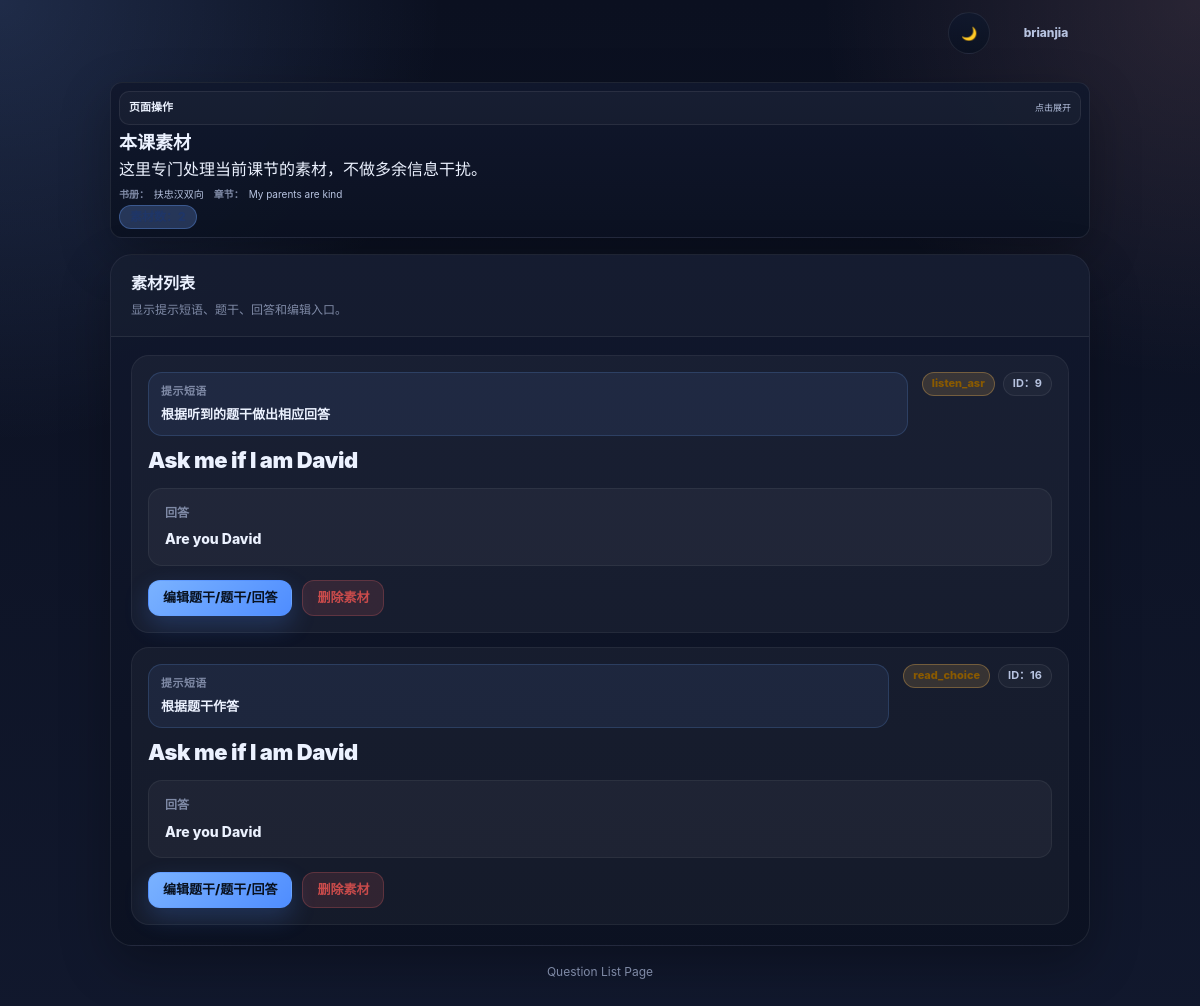
Page /lesson/1/questions/ (signed in) on the committed database.
### app/train/models.py (models this page shows, shortened)
class Book(models.Model):
    owner = models.ForeignKey(User, on_delete=models.CASCADE)
    title = models.CharField(max_length=200)
    description = models.TextField(blank=True)

class Lesson(models.Model):
    book = models.ForeignKey(Book, on_delete=models.CASCADE)
    title = models.CharField(max_length=200)
    order = models.IntegerField(default=0)
    class Meta:
        ordering = ["order", "id"]

class Question(models.Model):
    lesson = models.ForeignKey(
        Lesson,
        on_delete=models.CASCADE,
        null=True,
        blank=True
    )
    prompt_text = models.TextField()
    answer_text = models.TextField()
    audio_url = models.URLField(blank=True, null=True)

### app/train/views/train_views.py (the view)
# urls.py: path("lesson/<int:lesson_id>/questions/", lesson_question_list, name="lesson-question-list"),
@login_required
def lesson_question_list(request, lesson_id):
    lesson = get_object_or_404(
        Lesson,
        id=lesson_id,
        book__owner=request.user
    )
    questions = list(
        Question.objects.filter(
            lesson=lesson
        ).order_by("id")
    )
    for question in questions:
        training = question.training_items.order_by("id").first()
        question.display_qtype = training.item_type if training else ""
        question.display_instruction = (
            (training.instruction_text or "").strip()
            if training else ""
        )
        question.display_source_text = (
            (training.source_text or question.prompt_text or "").strip()
            if training else (question.prompt_text or "").strip()
        )
        question.display_target_answer = (
            (training.target_answer or question.answer_text or "").strip()
            if training else (question.answer_text or "").strip()
        )
    return render(request, "train/question_list.html", {
        "lesson": lesson,
        "book": lesson.book,
        "questions": questions,
        "head_actions": [
            {"label": "← 返回训练", "url": reverse("lesson-train", args=[lesson.id])},
            {"label": "返回章节页", "url": reverse("book-detail", args=[lesson.book.id])},
            {"label": "新增素材", "url": f"{reverse('builder-page')}?lesson_id={lesson.id}"},
        ],
        "head_meta": [
            {"label": "书册：", "text": lesson.book.title},
            {"label": "章节：", "text": lesson.title},
        ],
        "head_chips": [
            {"kind": "primary", "text": f"素材数：{len(questions)}"},
        ],
    })

### app/train/templates/train/question_list.html (shortened to what this page needs)
{% extends "train/base_train.html" %}
{% block content %}
{% firstof lesson.book.title book.title "未命名书册" as book_title %}
{% firstof lesson.title "未命名章节" as lesson_title %}
<div class="page">
    <div class="shell">
        {% include "train/includes/page_head.html" with head_type="materials" head_actions=head_actions head_actions_collapsed=True head_actions_title="页面操作" head_title="本课素材" head_desc="这里专门处理当前课节的素材，不做多余信息干扰。" head_meta=head_meta head_chips=head_chips %}
        <section class="list-card">
            <div class="card-header">
                <h2 class="card-title">素材列表</h2>
                <div class="card-subtitle">显示提示短语、题干、回答和编辑入口。</div>
            </div>
            <div class="card-body">
                {% if questions %}
                    <div class="question-list">
                        {% for question in questions %}
                            {% firstof question.display_instruction "" as instruction_text %}
                            {% firstof question.display_source_text question.prompt_text question.question_text question.question "未命名题目" as question_prompt %}
                            {% firstof question.display_target_answer question.answer_text question.answer "暂无答案" as answer_text %}
                            {% firstof question.display_qtype "未分类" as qtype %}
                            <article class="question-item">
                                <div class="question-top">
                                    <div class="question-main">
                                        {% if instruction_text %}
                                            <div class="instruction-box">
                                                <div class="instruction-label">提示短语</div>
                                                <div class="instruction-value">{{ instruction_text }}</div>
                                            </div>
                                        {% endif %}
                                        <h3 class="question-title">{{ question_prompt }}</h3>
                                    </div>
                                    <div class="question-meta">
                                        <span class="chip warning">{{ qtype }}</span>
                                        <span class="chip">ID：{{ question.id }}</span>
                                    </div>
                                </div>
                                <div class="answer-box">
                                    <div class="answer-label">回答</div>
                                    <div class="answer-value">{{ answer_text }}</div>
                                </div>
                                <div class="actions">
                                    <a href="{% url 'question-edit' question.id %}?next={{ request.path }}" class="primary-btn">编辑题干/题干/回答</a>
                                    <form
                                        method="post"
                                        action="{% url 'question-delete' question.id %}?next={{ request.path }}"
                                        class="inline-form"
                                        onsubmit="return confirm('确定删除这条素材吗？删除后将无法恢复。');"
                                    >
                                        <button type="submit" class="danger-btn">删除素材</button>
                                    </form>
                                </div>
                            </article>
                        {% endfor %}
                    </div>
                {% else %}
                    <div class="empty-card">
                        <div class="empty-title">还没有素材</div>
                        <div>先新增第一条素材，再回到训练页继续处理。</div>
                    </div>
                {% endif %}
            </div>
        </section>
        <div class="footer-note">Question List Page</div>
    </div>
</div>
{% endblock %}

### app/train/templates/train/base_train.html (shortened to what this page needs)
{% load static %}
<!DOCTYPE html>
<html lang="zh-CN" data-theme="dark">
<head>
    <link rel="stylesheet" href="{% static 'train/css/theme.css' %}">
</head>
<body class="train-body {% block body_class %}{% endblock %}">
    {% block global_theme_switch %}
    <div class="global-utility-bar">
        <div class="global-theme-switch">
            <button id="themeToggleBtn" aria-label="切换页面风格" title="切换页面风格">
            </button>
        </div>
        {% if request.user.is_authenticated %}
        <details class="user-menu global-user-menu">
            <summary class="user-pill">{{ request.user.username }}</summary>
        </details>
        {% endif %}
    </div>
    {% endblock %}
    {% block content %}{% endblock %}
</body>
</html>

### app/train/templates/train/includes/page_head.html (shortened to what this page needs)
<section class="page-head page-head--{{ head_type|default:'default' }}">
    {% if head_actions %}
        {% if head_actions_collapsed %}
            <details class="page-head__actions-fold">
                <summary class="page-head__actions-summary">
                    <span class="page-head__actions-title">{{ head_actions_title|default:"页面操作" }}</span>
                    <span class="page-head__actions-hint">点击展开</span>
                </summary>
            </details>
        {% else %}
            <div class="page-head__actions-inline">
                {% for action in head_actions %}
                    <a href="{{ action.url }}" class="page-head__action-link">{{ action.label }}</a>
                {% endfor %}
            </div>
        {% endif %}
    {% endif %}
    <div class="page-head__main">
        <h1 class="page-head__title">{{ head_title }}</h1>
        {% if head_desc %}
            <div class="page-head__desc">{{ head_desc }}</div>
        {% endif %}
        {% if head_meta %}
            <div class="page-head__meta">
                {% for item in head_meta %}
                    <span class="page-head__meta-item">
                        {% if item.label %}<strong>{{ item.label }}</strong>{% endif %}
                        {{ item.text }}
                    </span>
                {% endfor %}
            </div>
        {% endif %}
        {% if head_chips %}
            <div class="page-head__chips">
                {% for chip in head_chips %}
                    <span
                        class="page-head__chip page-head__chip--{{ chip.kind|default:'neutral' }}"
                    >
                    </span>
                {% endfor %}
            </div>
        {% endif %}
    </div>
</section>

### app/train/templates/train/question_list.html (style rules this page uses)
.page { width: min(var(--max-width), calc(100% - 32px)); margin: 28px auto 48px; }
.shell { display: flex; flex-direction: column; gap: 16px; }
.list-card { background: linear-gradient(180deg, var(--panel), var(--panel-2)); border: 1px solid var(--border); border-radius: var(--radius-xl); box-shadow: var(--shadow); overflow: hidden; }
.card-header { padding: 16px 20px; border-bottom: 1px solid var(--border); background: rgba(255, 255, 255, 0.02); }
.card-title { margin: 0; font-size: 16px; font-weight: 900; color: var(--text); }
.card-subtitle { margin-top: 4px; font-size: 12px; color: var(--text-faint); }
.card-body { padding: 18px 20px 20px; }
.question-list { display: grid; gap: 14px; }
.question-item { padding: 16px; border-radius: 18px; border: 1px solid rgba(255, 255, 255, 0.06); background: rgba(255, 255, 255, 0.04); display: flex; flex-direction: column; gap: 14px; }
.question-top { display: flex; justify-content: space-between; align-items: flex-start; gap: 14px; }
.question-main { flex: 1 1 auto; min-width: 0; display: flex; flex-direction: column; gap: 10px; }
.instruction-box { padding: 10px 12px; border-radius: 14px; border: 1px solid rgba(110, 168, 255, 0.18); background: rgba(110, 168, 255, 0.08); }
.instruction-label { font-size: 11px; font-weight: 800; color: var(--text-faint); letter-spacing: 0.04em; text-transform: uppercase; margin-bottom: 4px; }
.instruction-value { font-size: 13px; font-weight: 800; color: var(--text); white-space: pre-wrap; word-break: break-word; }
.question-title { margin: 0; font-size: 22px; line-height: 1.28; font-weight: 900; letter-spacing: -0.02em; color: var(--text); word-break: break-word; }
.question-meta { display: flex; flex-wrap: wrap; gap: 8px; flex: 0 0 auto; justify-content: flex-end; align-items: center; }
.question-meta .chip.warning { min-height: 24px; padding: 0 9px; font-size: 11px; font-weight: 800; background: rgba(255, 190, 85, 0.14) !important; border-color: rgba(255, 190, 85, 0.30) !important; color: #8a5a00 !important; }
.question-meta .chip:not(.warning) { min-height: 24px; padding: 0 9px; font-size: 11px; font-weight: 700; background: rgba(255, 255, 255, 0.03); border-color: var(--border); color: var(--text-soft); }
.answer-box { padding: 14px 16px; border-radius: 14px; background: rgba(255, 255, 255, 0.04); border: 1px solid rgba(255, 255, 255, 0.06); }
.answer-label { font-size: 12px; color: var(--text-faint); font-weight: 700; margin-bottom: 6px; }
.answer-value { font-size: 14px; color: var(--text); font-weight: 800; word-break: break-word; white-space: pre-wrap; }
.actions { display: flex; gap: 10px; flex-wrap: wrap; align-items: center; }
.actions .primary-btn, .actions .secondary-btn, .actions .ghost-btn, .actions .danger-btn { min-height: 36px; padding: 0 14px; font-size: 13px; font-weight: 800; }
.inline-form { margin: 0; }

### rows in the picture
Book: text "扶忠汉双向"
Lesson: text "My parents are kind"
Question: instruction_text "根据听到的题干做出相应回答", prompt_text "Ask me if I am David", qtype "listen_asr", id "9", answer_text "Are you David"
Question: instruction_text "根据题干作答", prompt_text "Ask me if I am David", qtype "read_choice", id "16", answer_text "Are you David"

### other values in the picture
{{ request.user.username }} "brianjia"
{{ head_actions_title|default:"页面操作" }} "页面操作"
{{ head_title }} "本课素材"
{{ head_desc }} "这里专门处理当前课节的素材，不做多余信息干扰。"
{{ item.label }} "书册：" "章节："
